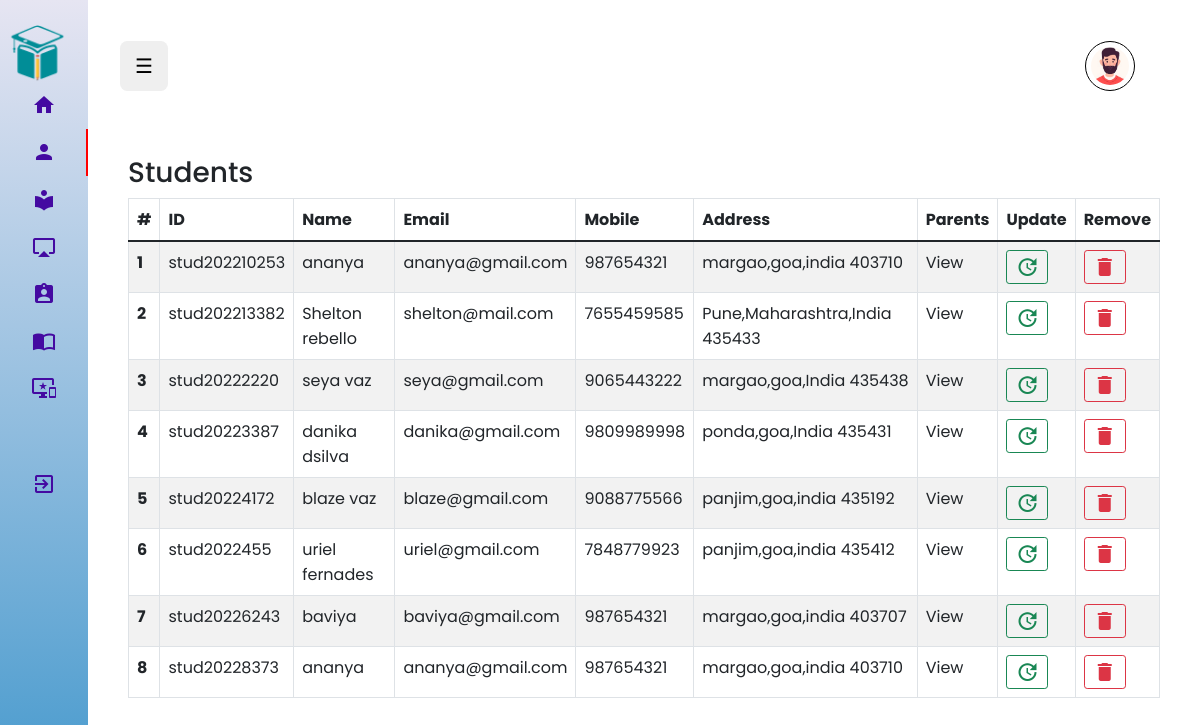
Screenshot of /admin/student/student.php (signed in) with the database file from the repository.
### tables this page shows
CREATE TABLE `student` (
  `student_id` varchar(255) NOT NULL,
  `stud_mobile` varchar(10) NOT NULL,
  `stud_email` varchar(255) NOT NULL,
  `password` varchar(255) NOT NULL,
  `profile_pic` varchar(255) DEFAULT NULL,
  `stud_name` varchar(199) NOT NULL,
  `address` varchar(255) NOT NULL,
  `parent_name` varchar(255) NOT NULL,
  `parent_email` varchar(255) NOT NULL,
  `parent_mobile` varchar(10) NOT NULL
);

### admin/student/student.php (the view, shortened to what this page needs)
<?php
include('../mainInclude/header.php');
include('../../dbConnection.php');
?>
<section id="content">
    <div class="container p-4">
        <h3>Students</h3>
        <table class="table table-striped table-bordered table-hover ">
            <thead>
                <tr>
                    <th>#</th>
                    <th>ID</th>
                    <th>Name</th>
                    <th>Email</th>
                    <th>Mobile</th>
                    <th>Address</th>
                    <th>Parents</th>
                    <th>Update</th>
                    <th>Remove</th>
                </tr>
            </thead>
            <tbody>
                <?php
                $count = 1;
                $sql = "SELECT * FROM student
                        ";
                $query = mysqli_query($conn, $sql);
                while ($row = mysqli_fetch_assoc($query)) {
                    echo '
                        <tr>
                            <th>' . $count++ . '</th>
                            <td>' . $row['student_id']    . '</td>
                            <td>' . $row['stud_name'] . '</td>
                            <td>' . $row['stud_email'] . '</td>
                            <td>' . $row['stud_mobile'] . '</td>
                            <td>' . $row['address'] . '</td>
                            <td> <span type="button" class="evtSend" id="'.$row['student_id'].'" >View </span></td>
                            <td>
                            <button name="updatebtn" class="btn btn-outline-success updatebtn btn-sm" type="submit" id="' . $row['student_id'] . '"><span class="material-icons">update</span>
                        </td>
                        <td>
                            <button name="deletebtn" class="btn btn-outline-danger deletebtn btn-sm" type="submit" id="' . $row['student_id'] . '"><span class="material-icons">delete</span>
                            </button>
                        </td>
                        </tr>
                        ';
                }
                ?>
            </tbody>
        </table>
    </div>
</section>
</div>
<?php include('../mainInclude/footer.php'); ?>

### admin/css/style.css (style rules this page uses)
* { box-sizing: border-box; margin: 0; padding: 0; }
body { font-family: "Rubik", sans-serif; }

### public/css/global.css (style rules this page uses)
* { padding: 0; margin: 0; box-sizing: border-box; font-family: var(--primary-font); }
:root { --primary-color: rgba(0, 118, 255, 0.9); --grey-color: rgb(233, 233, 233); --primary-font: "Poppins", sans-serif; --cursive-font: "Redressed", cursive; }
button { cursor: pointer; border: none; outline: none; }

### rows the page displays
student: student_id "stud202210253", stud_name "ananya", stud_email "ananya@gmail.com", stud_mobile "987654321", address "margao,goa,india 403710"
student: student_id "stud202213382", stud_name "Shelton rebello", stud_email "shelton@mail.com", stud_mobile "7655459585", address "Pune,Maharashtra,India 435433"
student: student_id "stud20222220", stud_name "seya vaz", stud_email "seya@gmail.com", stud_mobile "9065443222", address "margao,goa,India 435438"
student: student_id "stud20223387", stud_name "danika dsilva", stud_email "danika@gmail.com", stud_mobile "9809989998", address "ponda,goa,India 435431"
student: student_id "stud20224172", stud_name "blaze vaz", stud_email "blaze@gmail.com", stud_mobile "9088775566", address "panjim,goa,india 435192"
student: student_id "stud2022455", stud_name "uriel fernades", stud_email "uriel@gmail.com", stud_mobile "7848779923", address "panjim,goa,india 435412"
student: student_id "stud20226243", stud_name "baviya", stud_email "baviya@gmail.com", stud_mobile "987654321", address "margao,goa,india 403707"
student: student_id "stud20228373", stud_name "ananya", stud_email "ananya@gmail.com", stud_mobile "987654321", address "margao,goa,india 403710"
